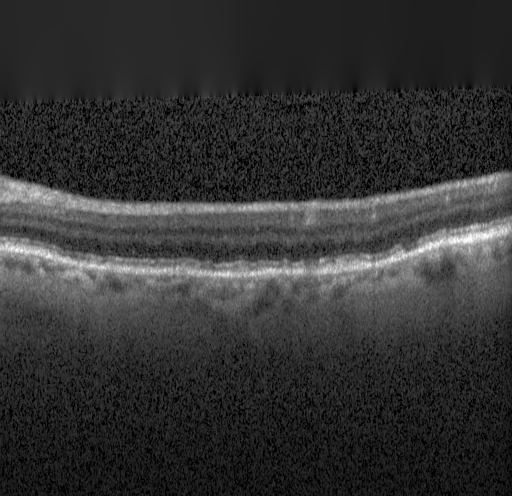
#> input picture ai_engine/dataset/oct_raw/OCT (1010).png, 512 x 496 px
$ python -i preprocess.py   (imports and definitions only)
#> lines starting #> are read from the running program, lines starting #| are printed output that depends on the picture
#> further down, picture is the input picture: shape (496, 512, 3); min 0, max 254, mean 51.2
import cv2
import numpy as np

def clean_fundus_image(img_array):
    """Isolates the green channel and applies CLAHE for structural vessel visibility."""
    # Convert back to uint8 if scaled
    if img_array.dtype != np.uint8:
        img_array = (img_array * 255).astype(np.uint8)

    # Split channels and isolate Green channel
    b, g, r = cv2.split(img_array)

    # Apply Adaptive Histogram Equalization (CLAHE)
    clahe = cv2.createCLAHE(clipLimit=3.0, tileGridSize=(8, 8))
    enhanced_g = clahe.apply(g)
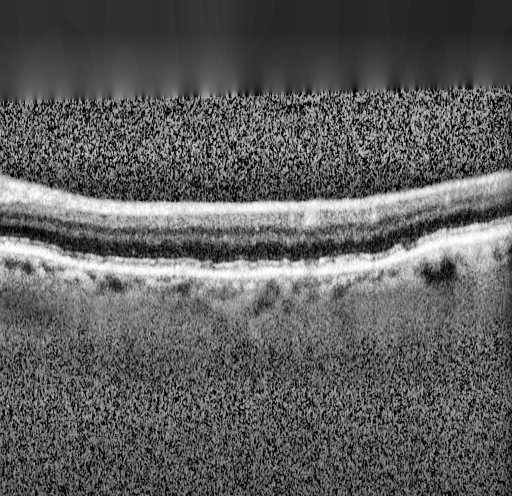
#> enhanced_g: shape (496, 512); min 0, max 255, mean 94

    # Convert back to 3 channels so ResNet can process it
    processed_img = cv2.merge([enhanced_g, enhanced_g, enhanced_g])
    processed_img = cv2.resize(processed_img, (224, 224))
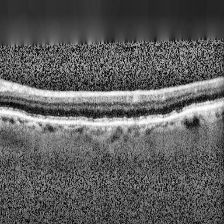
#> processed_img: shape (224, 224, 3); min 2, max 254, mean 93.9
    return processed_img.astype(np.float32) / 255.0

def clean_oct_image(img_array):
    """Applies noise reduction filtering to clean cross-sectional speckle artifact noise."""
    if img_array.dtype != np.uint8:
        img_array = (img_array * 255).astype(np.uint8)

    # Apply bilateral filter to remove noise while keeping tissue layer lines sharp
    denoised = cv2.bilateralFilter(img_array, d=9, sigmaColor=75, sigmaSpace=75)
    processed_img = cv2.resize(denoised, (224, 224))
    return processed_img.astype(np.float32) / 255.0

>>> import cv2
>>> picture = cv2.imread('dataset/oct_raw/OCT (1010).png')
>>> result = clean_fundus_image(picture)

$ run again, on ai_engine/dataset/oct_raw/OCT (1096).png
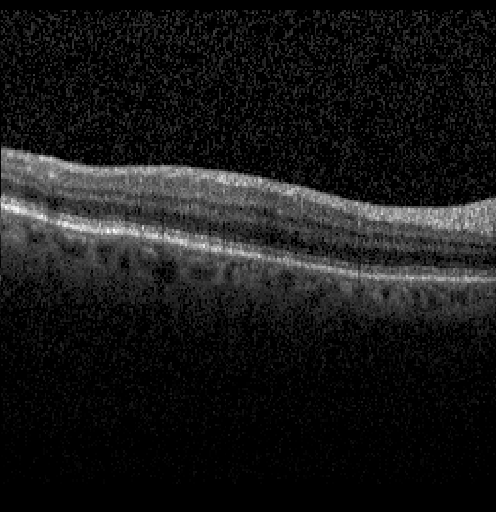
#> input picture ai_engine/dataset/oct_raw/OCT (1096).png, 496 x 512 px
#> picture is the input picture: shape (512, 496, 3); min 0, max 255, mean 24.1
#> in clean_fundus_image, `enhanced_g = clahe.apply(g)`:
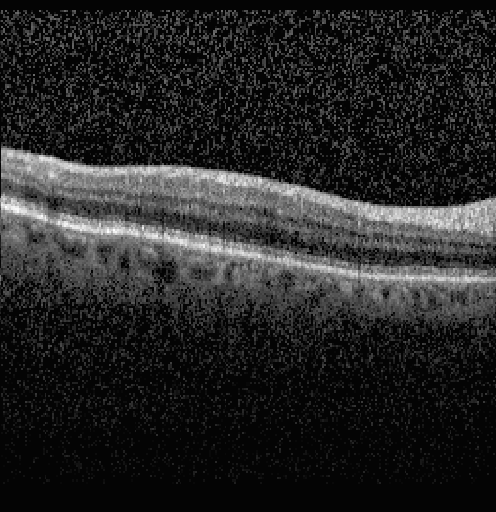
#> enhanced_g: shape (512, 496); min 2, max 255, mean 38.2
#> in clean_fundus_image, `processed_img = cv2.resize(processed_img, (224, 224))`:
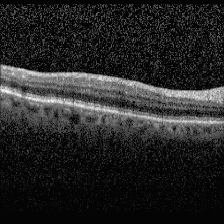
#> processed_img: shape (224, 224, 3); min 2, max 255, mean 38.2

$ run again, on ai_engine/dataset/oct_raw/OCT (1132).png
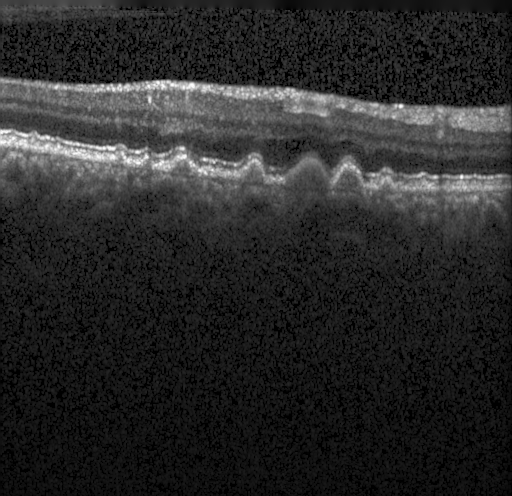
#> input picture ai_engine/dataset/oct_raw/OCT (1132).png, 512 x 496 px
#> picture is the input picture: shape (496, 512, 3); min 0, max 254, mean 41.5
#> in clean_fundus_image, `enhanced_g = clahe.apply(g)`:
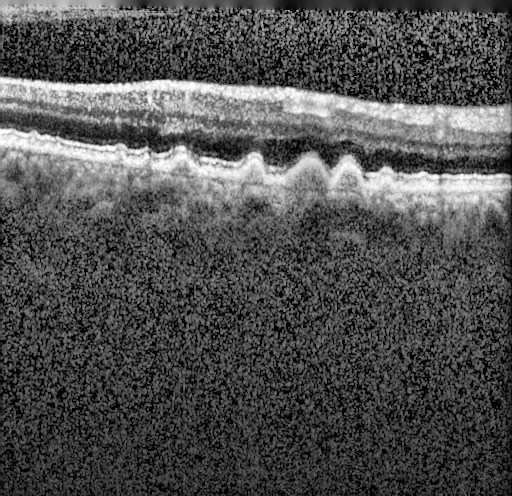
#> enhanced_g: shape (496, 512); min 0, max 255, mean 80.5
#> in clean_fundus_image, `processed_img = cv2.resize(processed_img, (224, 224))`:
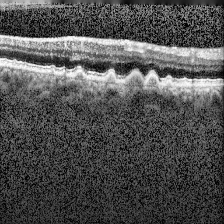
#> processed_img: shape (224, 224, 3); min 1, max 255, mean 80.3

$ run again, on ai_engine/dataset/oct_raw/OCT (1160).png
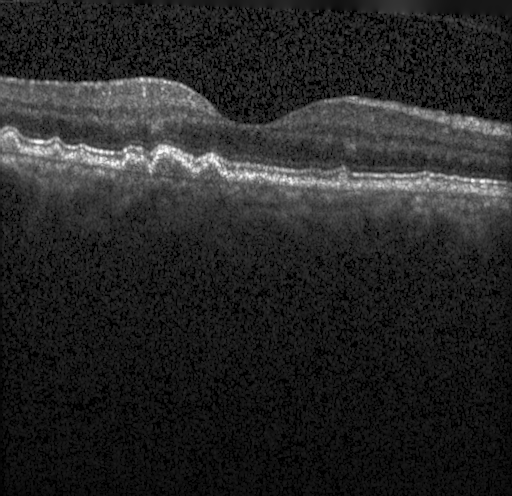
#> input picture ai_engine/dataset/oct_raw/OCT (1160).png, 512 x 496 px
#> picture is the input picture: shape (496, 512, 3); min 0, max 254, mean 38.5
#> in clean_fundus_image, `enhanced_g = clahe.apply(g)`:
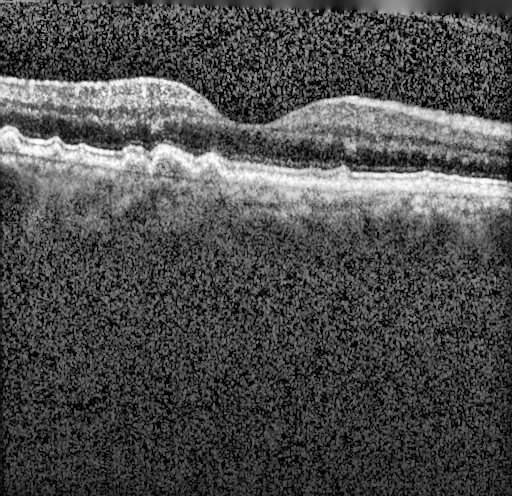
#> enhanced_g: shape (496, 512); min 0, max 255, mean 77.5
#> in clean_fundus_image, `processed_img = cv2.resize(processed_img, (224, 224))`:
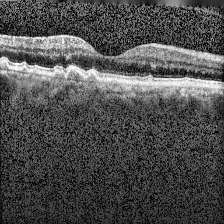
#> processed_img: shape (224, 224, 3); min 2, max 254, mean 77.4
